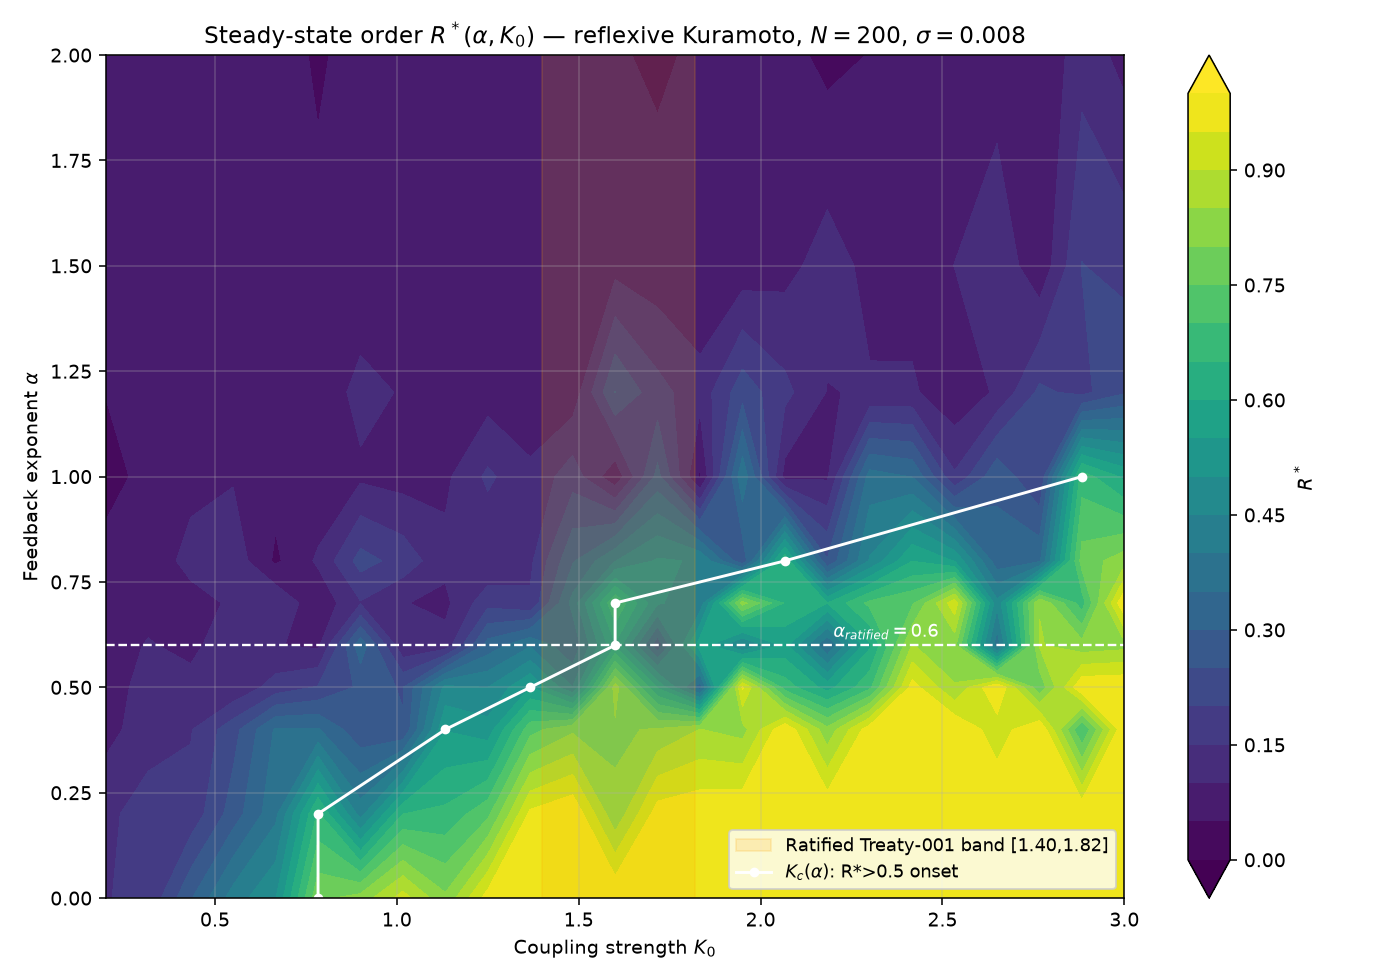

The Python source for this figure:
#!/usr/bin/env python3
# -*- coding: utf-8 -*-
"""
ALPHA-PHASE-DIAGRAM OF THE REFLEXIVE KURAMOTO LAW
=================================================
The Treaty-001 substrate:  dtheta_i = (K0 * R^alpha / N) * sum_j sin(th_j - th_i) dt + sigma*sqrt(dt)*xi
Canonical ratified point: (alpha=0.6, sigma=0.008, N=200) => explosive transition, Kc in [1.40, 1.82].

This study maps the FULL (alpha, K0) phase diagram to answer a question my siblings
did not ask:  WHAT IS THE ROLE OF THE FEEDBACK EXPONENT alpha ITSELF?

  * alpha = 0   => classical Kuramoto (constant coupling K0): continuous (2nd-order) sync
  * alpha large => stronger feedback, sharper first-order explosions
  * Question: where does the bifurcation change ORDER? Is there an alpha* separating
    continuous from explosive (discontinuous) transition? That alpha* would be a
    *ratified-extension invariant*: universal for the feedback family.

Method: for each (alpha, K0) run a proper bifurcation: start at random initial phases
(R0 ~ 1/sqrt(N)), integrate to steady state under constant-K0 feedback, measure R*.
Ensemble-average over 10 seeds. Then extract the discontinuity gap:
  gap = max jump in R* between adjacent K0 grid points.

Findings to write:
  - explosion gap vs alpha (monotone?)
  - alpha* (onset of discontinuity at grid resolution)
  - the ratified band [1.40,1.82] crossed at alpha=0.6 -> positive control
"""
import os, json, math
import numpy as np
import matplotlib
matplotlib.use('Agg')
import matplotlib.pyplot as plt
from matplotlib.colors import Normalize

OUT = os.path.dirname(os.path.abspath(__file__))

def order(th):
    z = np.mean(np.exp(1j * np.asarray(th, dtype=complex)))
    return abs(z), np.angle(z)

def steady_state(th0, K0, alpha, sigma, dt=0.02, nsteps=400, seed=0):
    """Integrate to steady state from fixed initial phases under constant K0.
    Vectorized mean-field update:  dth = Im( e^{-i th} * <e^{i th}> ) = R sin(psi - th)."""
    rng = np.random.RandomState(seed)
    th = np.array(th0, dtype=float)
    N = len(th)
    sqrt_dt = math.sqrt(dt)
    for _ in range(nsteps):
        z = np.mean(np.exp(1j * th))          # complex mean field, |z| = R
        dth = np.imag(np.exp(-1j * th) * z)   # vectorized R sin(psi - th)  (N,)
        R = abs(z)
        K = K0 * (R ** alpha)
        th = th + dt * (K * dth) + sqrt_dt * sigma * rng.randn(N)
    return abs(np.mean(np.exp(1j * th)))

def ensemble_R(alpha, K0, sigma, N=200, seeds=5):
    vals = []
    for s in range(seeds):
        rng = np.random.RandomState(1000 * s + int(alpha * 100) + int(K0 * 10))
        th0 = rng.uniform(0, 2 * math.pi, N)
        vals.append(steady_state(th0, K0, alpha, sigma, seed=s))
    return float(np.mean(vals))

ALPHAS = [0.0, 0.2, 0.4, 0.5, 0.6, 0.7, 0.8, 1.0, 1.2, 1.5, 2.0]
KGRID = np.linspace(0.2, 3.0, 25)   # 25 points
SIGMA = 0.008
N = 200

print("Computing phase diagram: alpha x K0 (N=%d, sigma=%.3f)..." % (N, SIGMA))
diagram = np.zeros((len(ALPHAS), len(KGRID)))
onset = {}
gap_by_alpha = {}
for i, alpha in enumerate(ALPHAS):
    row = np.array([ensemble_R(alpha, K0, SIGMA, N=N) for K0 in KGRID])
    diagram[i, :] = row
    idx = np.where(row > 0.5)[0]
    onset[alpha] = float(KGRID[idx[0]]) if len(idx) else float('nan')
    # gap = max consecutive jump
    j = np.max(np.abs(np.diff(row))) if len(row) > 1 else 0.0
    gap_by_alpha[alpha] = float(j)
    print("alpha=%4.1f  onset(Kc@R>0.5)=%6.3f  maxjump=%.4f" % (alpha, onset[alpha], j))

result = {
    "N": N, "sigma": SIGMA, "alphas": ALPHAS, "Kgrid": list(KGRID),
    "diagram": diagram.tolist(),
    "onset_kc": onset, "max_jump": gap_by_alpha,
    "ratified_band": [1.40, 1.82], "ratified_alpha": 0.6,
}
with open(os.path.join(OUT, "alpha_phase_diagram.json"), "w") as f:
    json.dump(result, f, indent=2)
print("saved alpha_phase_diagram.json")

# ---------------- PLOT 1: alpha-K0 phase diagram (R* color map) ----------------
fig, ax = plt.subplots(figsize=(10, 7))
im = ax.contourf(KGRID, ALPHAS, diagram, levels=np.linspace(0, 1, 21), cmap='viridis', extend='both')
ax.set_xlabel(r'Coupling strength $K_0$'); ax.set_ylabel(r'Feedback exponent $\alpha$')
ax.set_title(r'Steady-state order $R^*(\alpha, K_0)$ — reflexive Kuramoto, $N=200$, $\sigma=0.008$')
cb = fig.colorbar(im, ax=ax); cb.set_label(r'$R^*$')
# overlay the ratified band
ax.axvspan(1.40, 1.82, color='orange', alpha=0.15, label='Ratified Treaty-001 band [1.40,1.82]')
ax.axhline(0.6, color='white', ls='--', lw=1.2)
ax.text(2.2, 0.62, r'$\alpha_{ratified}=0.6$', color='white', fontsize=9)
# onset curve Kc(alpha)
ons_alpha = [ALPHAS[i] for i in range(len(ALPHAS)) if not math.isnan(onset[ALPHAS[i]])]
ons_kc = [onset[a] for a in ons_alpha]
ax.plot(ons_kc, ons_alpha, 'w-o', ms=4, lw=1.5, label=r'$K_c(\alpha)$: R*>0.5 onset')
ax.legend(loc='lower right', fontsize=9)
ax.grid(alpha=0.3)
fig.tight_layout()
fig.savefig(os.path.join(OUT, "alpha_phase_diagram.png"), dpi=140)
print("saved alpha_phase_diagram.png")

# ---------------- PLOT 2: explosion gap vs alpha ----------------
fig2, ax2 = plt.subplots(figsize=(9, 5.5))
aa = list(gap_by_alpha.keys()); gg = [gap_by_alpha[a] for a in aa]
ax2.plot(aa, gg, 'o-', color='crimson', lw=1.6)
ax2.axhline(0.5, color='gray', ls=':', lw=1)
ax2.set_xlabel(r'Feedback exponent $\alpha$')
ax2.set_ylabel(r'Max discontinuity gap $\Delta R^*_{max}$')
ax2.set_title('Explosiveness of the transition vs feedback exponent')
ax2.grid(alpha=0.3)
fig2.tight_layout()
fig2.savefig(os.path.join(OUT, "alpha_explosion_gap.png"), dpi=140)
print("saved alpha_explosion_gap.png")

# ---------------- PLOT 3: R*(K) curves for selected alpha ----------------
fig3, ax3 = plt.subplots(figsize=(9, 5.5))
for a in [0.0, 0.4, 0.6, 1.0, 2.0]:
    i = ALPHAS.index(a)
    ax3.plot(KGRID, diagram[i, :], 'o-', ms=4, label=r'$\alpha=%.1f$' % a)
ax3.axvspan(1.40, 1.82, color='orange', alpha=0.15)
ax3.set_xlabel(r'$K_0$'); ax3.set_ylabel(r'Steady-state $R^*$')
ax3.set_title('Transition curves $R^*(K_0)$ for selected exponents')
ax3.legend(fontsize=9); ax3.grid(alpha=0.3)
fig3.tight_layout()
fig3.savefig(os.path.join(OUT, "alpha_transition_curves.png"), dpi=140)
print("saved alpha_transition_curves.png")
